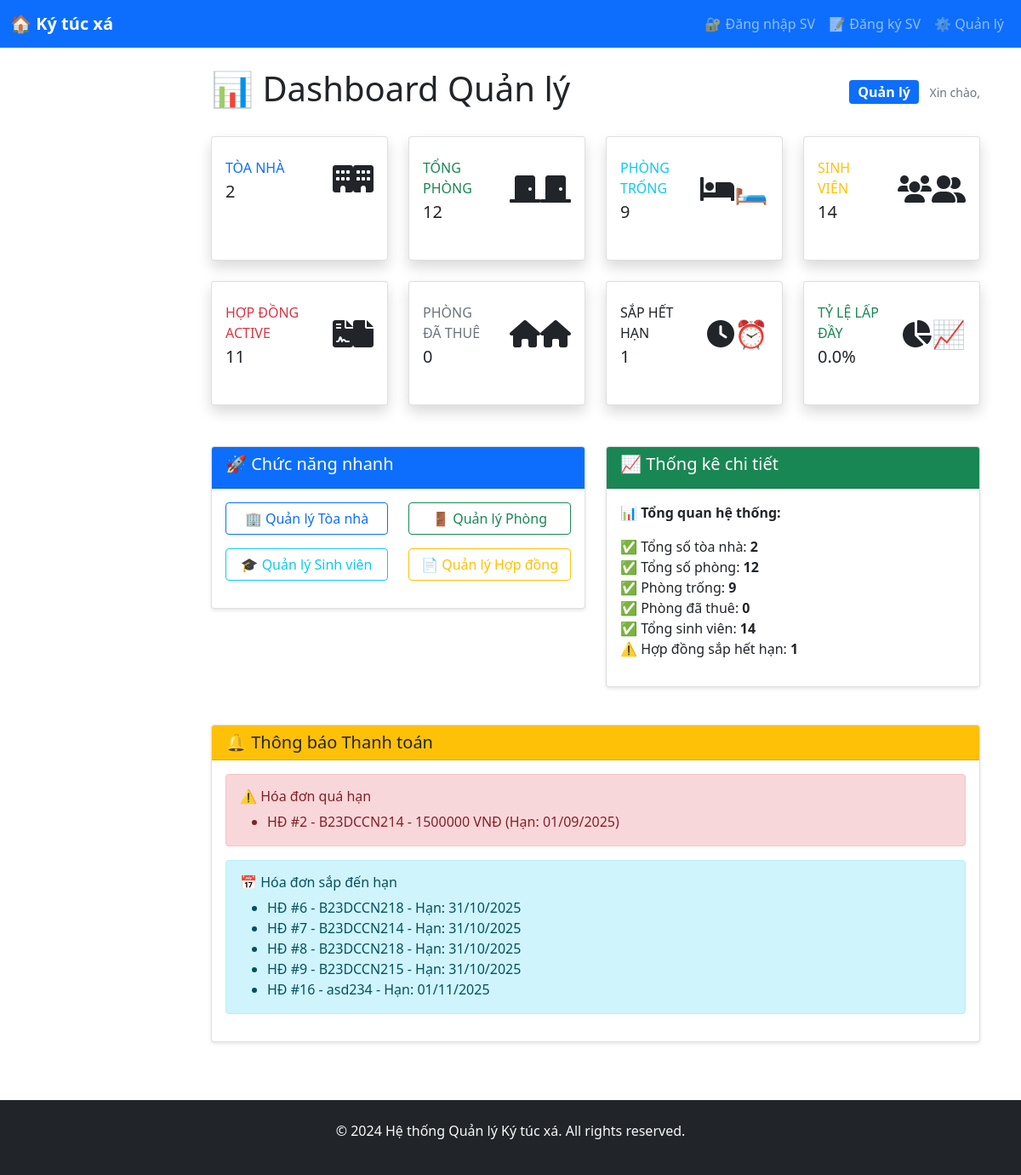
/dashboard/, run on the app's committed database.
### payment/models.py (models this page shows, shortened)
class Payment(models.Model):
    PAYMENT_METHODS = (
        ('cash', 'Tiền mặt'),
        ('bank_transfer', 'Chuyển khoản'),
        ('momo', 'Ví MoMo'),
        ('zalopay', 'ZaloPay'),
    )
    STATUS_CHOICES = (
        ('pending', 'Chờ thanh toán'),
        ('paid', 'Đã thanh toán'),
        ('cancelled', 'Đã hủy'),
        ('failed', 'Thất bại'),
    )
    contract = models.ForeignKey(Contract, on_delete=models.CASCADE)
    student = models.ForeignKey(
        Student,
        on_delete=models.CASCADE,
        default=1  # ID của student mặc định
    )
    amount = models.DecimalField(max_digits=12, decimal_places=2)
    payment_method = models.CharField(max_length=20, choices=PAYMENT_METHODS, default='cash')
    status = models.CharField(max_length=20, choices=STATUS_CHOICES, default='pending')
    due_date = models.DateField()
    paid_date = models.DateField(null=True, blank=True)
    transaction_id = models.CharField(max_length=100, blank=True)
    notes = models.TextField(blank=True)
    created_at = models.DateTimeField(auto_now_add=True)
    updated_at = models.DateTimeField(auto_now=True)

### dormitory/models.py (models this page shows, shortened)
class Contract(models.Model):
    contract_number = models.CharField(max_length=20, unique=True)
    student = models.ForeignKey(Student, on_delete=models.CASCADE)
    room = models.ForeignKey(Room, on_delete=models.CASCADE)
    start_date = models.DateField()
    end_date = models.DateField()
    deposit = models.DecimalField(max_digits=10, decimal_places=2)
    status_choices = (
        ('active', 'Đang hoạt động'),
        ('expired', 'Đã hết hạn'),
        ('terminated', 'Đã chấm dứt'),
    )
    status = models.CharField(max_length=20, choices=status_choices, default='active')
    created_at = models.DateTimeField(auto_now_add=True)

class Student(models.Model):
    user = models.OneToOneField(CustomUser, on_delete=models.CASCADE)
    student_id = models.CharField(max_length=20, unique=True)
    university = models.CharField(max_length=200)
    faculty = models.CharField(max_length=100)
    course = models.CharField(max_length=50)
    full_name = models.CharField(max_length=100, blank=True)
    date_of_birth = models.DateField(null=True, blank=True)

### dormitory/views.py (the view)
# urls.py: path('dashboard/', views.dashboard, name='dashboard'),
def dashboard(request):
    total_buildings = Building.objects.count()
    total_rooms = Room.objects.count()
    available_rooms = Room.objects.filter(status='available').count()
    occupied_rooms = Room.objects.filter(status='occupied').count()
    total_students = Student.objects.count()
    active_contracts = Contract.objects.filter(status='active').count()
    if total_rooms > 0:
        occupancy_percentage = (occupied_rooms / total_rooms) * 100
    else:
        occupancy_percentage = 0
    from datetime import date, timedelta
    upcoming_expiry = Contract.objects.filter(
        status='active',
        end_date__lte=date.today() + timedelta(days=30)
    ).count()
    from payment.models import Payment
    from django.utils import timezone
    today = timezone.now().date()
    overdue_payments = Payment.objects.filter(
        status='pending',
        due_date__lt=today
    ).select_related('contract__student', 'contract__room')[:5]  # 5 cái gần nhất
    upcoming_payments = Payment.objects.filter(
        status='pending',
        due_date__range=[today, today + timedelta(days=7)]
    ).select_related('contract__student', 'contract__room')[:5]
    total_pending_payments = Payment.objects.filter(status='pending').count()
    total_overdue_payments = Payment.objects.filter(status='pending', due_date__lt=today).count()
    context = {
        'stats': {
            'total_buildings': total_buildings,
            'total_rooms': total_rooms,
            'available_rooms': available_rooms,
            'occupied_rooms': occupied_rooms,
            'occupancy_percentage': occupancy_percentage,
            'total_students': total_students,
            'active_contracts': active_contracts,
            'upcoming_expiry': upcoming_expiry,
            'total_pending_payments': total_pending_payments,
            'total_overdue_payments': total_overdue_payments,
        },
        'overdue_payments': overdue_payments,
        'upcoming_payments': upcoming_payments,
        'today': today,
    }
    return render(request, 'dormitory/dashboard.html', context)

### dormitory/templates/dormitory/dashboard.html (shortened to what this page needs)
{% extends 'base.html' %}
{% block content %}
<div class="d-flex justify-content-between align-items-center mb-4">
    <h1>📊 Dashboard Quản lý</h1>
    <div>
        <span class="badge bg-primary fs-6">Quản lý</span>
        <small class="text-muted ms-2">Xin chào, {{ user.username }}</small>
    </div>
</div>
<div class="row">
    <div class="col-xl-3 col-md-6 mb-4">
        <div class="card border-left-primary shadow h-100 py-2">
            <div class="card-body">
                <div class="row no-gutters align-items-center">
                    <div class="col mr-2">
                        <div class="text-xs font-weight-bold text-primary text-uppercase mb-1">
                            Tòa nhà
                        </div>
                        <div class="h5 mb-0 font-weight-bold text-gray-800">
                            {{ stats.total_buildings }}
                        </div>
                    </div>
                    <div class="col-auto">
                        <i class="fas fa-building fa-2x text-gray-300">🏢</i>
                    </div>
                </div>
            </div>
        </div>
    </div>
    <div class="col-xl-3 col-md-6 mb-4">
        <div class="card border-left-success shadow h-100 py-2">
            <div class="card-body">
                <div class="row no-gutters align-items-center">
                    <div class="col mr-2">
                        <div class="text-xs font-weight-bold text-success text-uppercase mb-1">
                            Tổng phòng
                        </div>
                        <div class="h5 mb-0 font-weight-bold text-gray-800">
                            {{ stats.total_rooms }}
                        </div>
                    </div>
                    <div class="col-auto">
                        <i class="fas fa-door-closed fa-2x text-gray-300">🚪</i>
                    </div>
                </div>
            </div>
        </div>
    </div>
    <div class="col-xl-3 col-md-6 mb-4">
        <div class="card border-left-info shadow h-100 py-2">
            <div class="card-body">
                <div class="row no-gutters align-items-center">
                    <div class="col mr-2">
                        <div class="text-xs font-weight-bold text-info text-uppercase mb-1">
                            Phòng trống
                        </div>
                        <div class="h5 mb-0 font-weight-bold text-gray-800">
                            {{ stats.available_rooms }}
                        </div>
                    </div>
                    <div class="col-auto">
                        <i class="fas fa-bed fa-2x text-gray-300">🛏️</i>
                    </div>
                </div>
            </div>
        </div>
    </div>
    <div class="col-xl-3 col-md-6 mb-4">
        <div class="card border-left-warning shadow h-100 py-2">
            <div class="card-body">
                <div class="row no-gutters align-items-center">
                    <div class="col mr-2">
                        <div class="text-xs font-weight-bold text-warning text-uppercase mb-1">
                            Sinh viên
                        </div>
                        <div class="h5 mb-0 font-weight-bold text-gray-800">
                            {{ stats.total_students }}
                        </div>
                    </div>
                    <div class="col-auto">
                        <i class="fas fa-users fa-2x text-gray-300">👥</i>
                    </div>
                </div>
            </div>
        </div>
    </div>
</div>
<div class="row">
    <div class="col-xl-3 col-md-6 mb-4">
        <div class="card border-left-danger shadow h-100 py-2">
            <div class="card-body">
                <div class="row no-gutters align-items-center">
                    <div class="col mr-2">
                        <div class="text-xs font-weight-bold text-danger text-uppercase mb-1">
                            Hợp đồng Active
                        </div>
                        <div class="h5 mb-0 font-weight-bold text-gray-800">
                            {{ stats.active_contracts }}
                        </div>
                    </div>
                    <div class="col-auto">
                        <i class="fas fa-file-contract fa-2x text-gray-300">📄</i>
                    </div>
                </div>
            </div>
        </div>
    </div>
    <div class="col-xl-3 col-md-6 mb-4">
        <div class="card border-left-secondary shadow h-100 py-2">
            <div class="card-body">
                <div class="row no-gutters align-items-center">
                    <div class="col mr-2">
                        <div class="text-xs font-weight-bold text-secondary text-uppercase mb-1">
                            Phòng đã thuê
                        </div>
                        <div class="h5 mb-0 font-weight-bold text-gray-800">
                            {{ stats.occupied_rooms }}
                        </div>
                    </div>
                    <div class="col-auto">
                        <i class="fas fa-home fa-2x text-gray-300">🏠</i>
                    </div>
                </div>
            </div>
        </div>
    </div>
    <div class="col-xl-3 col-md-6 mb-4">
        <div class="card border-left-dark shadow h-100 py-2">
            <div class="card-body">
                <div class="row no-gutters align-items-center">
                    <div class="col mr-2">
                        <div class="text-xs font-weight-bold text-dark text-uppercase mb-1">
                            Sắp hết hạn
                        </div>
                        <div class="h5 mb-0 font-weight-bold text-gray-800">
                            {{ stats.upcoming_expiry }}
                        </div>
                    </div>
                    <div class="col-auto">
                        <i class="fas fa-clock fa-2x text-gray-300">⏰</i>
                    </div>
                </div>
            </div>
        </div>
    </div>
    <div class="col-xl-3 col-md-6 mb-4">
        <div class="card border-left-success shadow h-100 py-2">
            <div class="card-body">
                <div class="row no-gutters align-items-center">
                    <div class="col mr-2">
                        <div class="text-xs font-weight-bold text-success text-uppercase mb-1">
                            Tỷ lệ lấp đầy
                        </div>
                        <div class="h5 mb-0 font-weight-bold text-gray-800">
                            {{ stats.occupancy_percentage|floatformat:1 }}%
                        </div>
                    </div>
                    <div class="col-auto">
                        <i class="fas fa-chart-pie fa-2x text-gray-300">📈</i>
                    </div>
                </div>
            </div>
        </div>
    </div>
</div>
<div class="row mt-4">
    <div class="col-md-6">
        <div class="card">
            <div class="card-header bg-primary text-white">
                <h5>🚀 Chức năng nhanh</h5>
            </div>
            <div class="card-body">
                <div class="row">
                    <div class="col-md-6 mb-3">
                        <a href="/admin/dormitory/building/" class="btn btn-outline-primary w-100">
                            🏢 Quản lý Tòa nhà
                        </a>
                    </div>
                    <div class="col-md-6 mb-3">
                        <a href="/admin/dormitory/room/" class="btn btn-outline-success w-100">
                            🚪 Quản lý Phòng
                        </a>
                    </div>
                    <div class="col-md-6 mb-3">
                        <a href="/admin/dormitory/student/" class="btn btn-outline-info w-100">
                            🎓 Quản lý Sinh viên
                        </a>
                    </div>
                    <div class="col-md-6 mb-3">
                        <a href="/admin/dormitory/contract/" class="btn btn-outline-warning w-100">
                            📄 Quản lý Hợp đồng
                        </a>
                    </div>
                </div>
            </div>
        </div>
    </div>
    <div class="col-md-6">
        <div class="card">
            <div class="card-header bg-success text-white">
                <h5>📈 Thống kê chi tiết</h5>
            </div>
            <div class="card-body">
                <p>📊 <strong>Tổng quan hệ thống:</strong></p>
                <ul class="list-unstyled">
                    <li>✅ Tổng số tòa nhà: <strong>{{ stats.total_buildings }}</strong></li>
                    <li>✅ Tổng số phòng: <strong>{{ stats.total_rooms }}</strong></li>
                    <li>✅ Phòng trống: <strong>{{ stats.available_rooms }}</strong></li>
                    <li>✅ Phòng đã thuê: <strong>{{ stats.occupied_rooms }}</strong></li>
                    <li>✅ Tổng sinh viên: <strong>{{ stats.total_students }}</strong></li>
                    <li>⚠️ Hợp đồng sắp hết hạn: <strong>{{ stats.upcoming_expiry }}</strong></li>
                </ul>
            </div>
        </div>
    </div>
</div>
{% if overdue_payments or upcoming_payments %}
{% include 'payment/payment_notifications.html' %}
{% endif %}
{% endblock %}

### payment/templates/payment/payment_notifications.html
<div class="card mt-4">
    <div class="card-header bg-warning text-dark">
        <h5 class="mb-0">🔔 Thông báo Thanh toán</h5>
    </div>
    <div class="card-body">
        {% if overdue_payments %}
        <div class="alert alert-danger">
            <h6>⚠️ Hóa đơn quá hạn</h6>
            <ul class="mb-0">
                {% for payment in overdue_payments %}
                <li>
                    HĐ #{{ payment.id }} - {{ payment.contract.student.student_id }}
                    - {{ payment.amount|floatformat:0 }} VNĐ
                    (Hạn: {{ payment.due_date|date:"d/m/Y" }})
                </li>
                {% endfor %}
            </ul>
        </div>
        {% endif %}
        {% if upcoming_payments %}
        <div class="alert alert-info">
            <h6>📅 Hóa đơn sắp đến hạn</h6>
            <ul class="mb-0">
                {% for payment in upcoming_payments %}
                <li>
                    HĐ #{{ payment.id }} - {{ payment.contract.student.student_id }}
                    - Hạn: {{ payment.due_date|date:"d/m/Y" }}
                </li>
                {% endfor %}
            </ul>
        </div>
        {% endif %}
    </div>
</div>

### templates/base.html (style rules this page uses)
.card { box-shadow: 0 2px 4px rgba(0, 0, 0, 0.1); margin-bottom: 20px; }

### data on the page
Payment: id "2", contract.student.student_id "B23DCCN214", amount "1500000", due_date "01/09/2025"
Payment: id "6", contract.student.student_id "B23DCCN218", due_date "31/10/2025"
Payment: id "7", contract.student.student_id "B23DCCN214", due_date "31/10/2025"
Payment: id "8", contract.student.student_id "B23DCCN218", due_date "31/10/2025"
Payment: id "9", contract.student.student_id "B23DCCN215", due_date "31/10/2025"
Payment: id "16", contract.student.student_id "asd234", due_date "01/11/2025"

### other printed values
{{ stats.total_buildings }} "2"
{{ stats.total_rooms }} "12"
{{ stats.available_rooms }} "9"
{{ stats.total_students }} "14"
{{ stats.active_contracts }} "11"
{{ stats.occupied_rooms }} "0"
{{ stats.upcoming_expiry }} "1"
{{ stats.occupancy_percentage|floatformat:1 }} "0.0"
